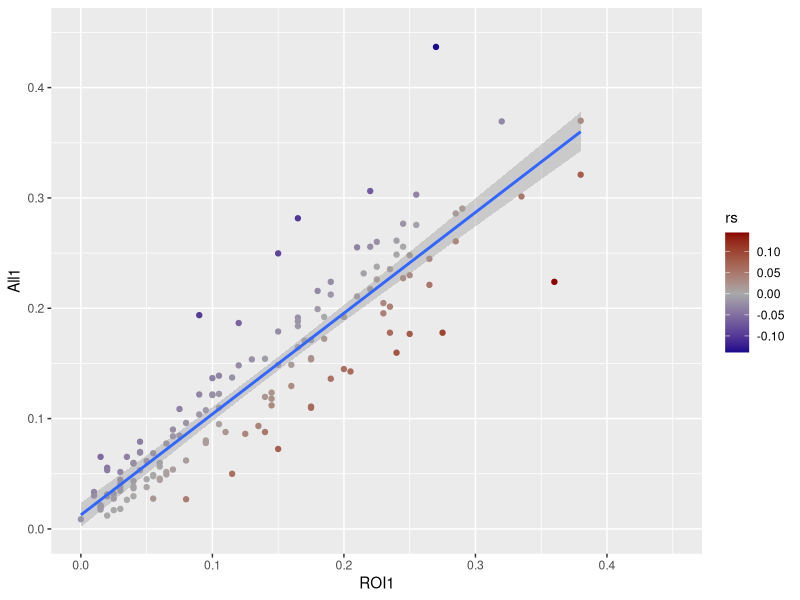
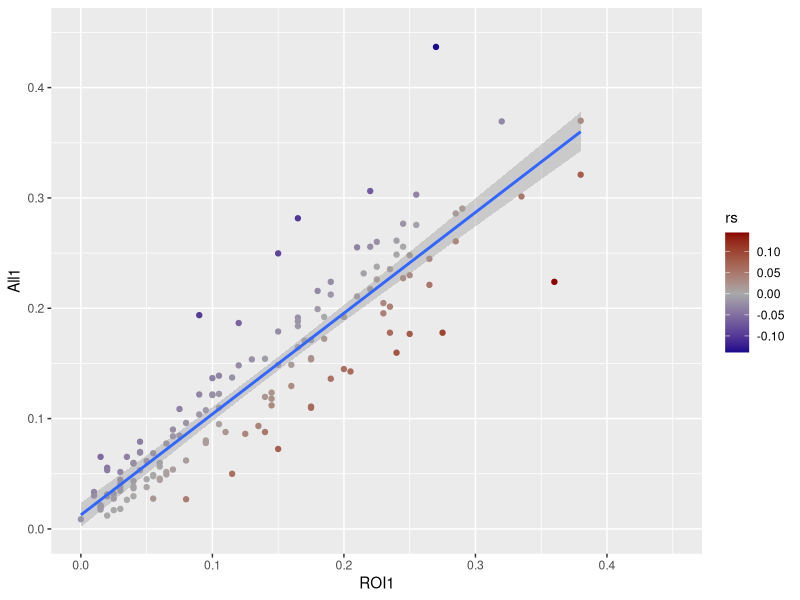
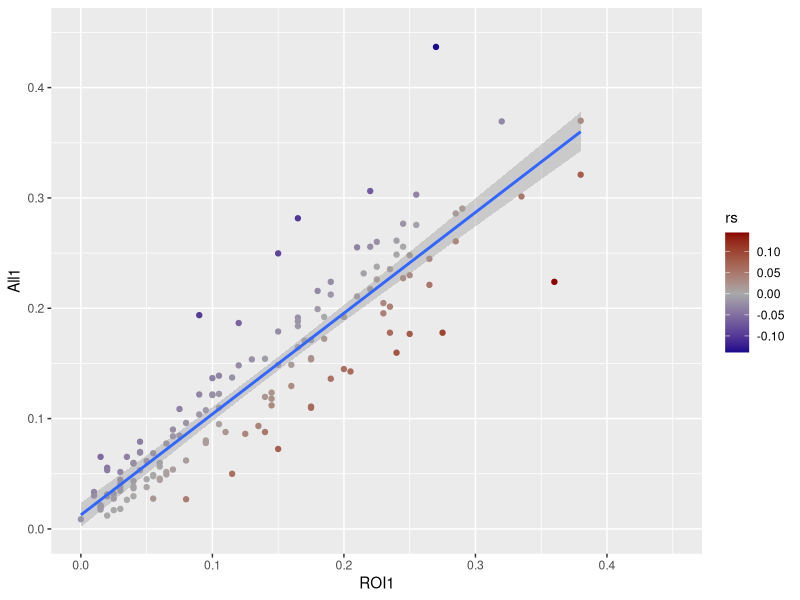

The R source for these figures, in order:
library(ggplot2)

#read table
k <- read.table("kmer-plot.tsv")

#add column names 
colnames(k) <- c("Kmer", "ROI1", "All1", "ROI2", "All2", "RND")

#create a regression model
r <- glm(k$ROI1~ k$All1)

#save residuals to data frame
k$rs <- resid(r)

#plot data
# change scale_colour_gradient2 to change colours
# you can use scale_colour_gradient instead if needed
ggplot(k, aes(x=ROI1, y=All1, colour=rs)) +geom_point() +
    ylim(0,0.45) +xlim(0,0.45) +
    scale_colour_gradient2(mid ="darkgrey", low="darkblue", high="darkred") +
    geom_smooth(method=lm)

ggsave("kmerplot.svg")
ggsave("kmerplot.png")
